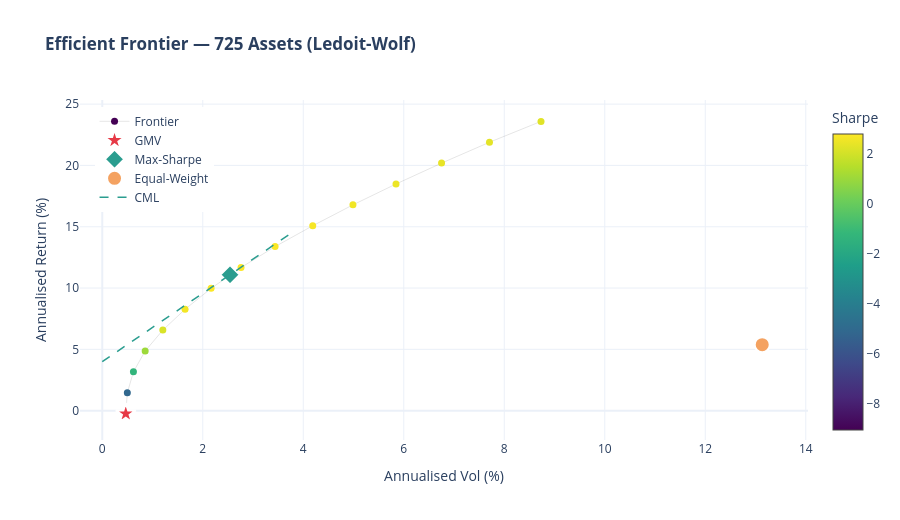

This figure's notebook cell:
### Code cell
# ── Efficient frontier chart ─────────────────────────────────
fig = go.Figure()
fig.add_trace(go.Scatter(
    x=EF["vol"]*100, y=EF["ret"]*100, mode="lines+markers",
    marker=dict(color=EF["sharpe"], colorscale="Viridis", size=7,
                colorbar=dict(title="Sharpe", x=1.02), showscale=True),
    line=dict(color="rgba(0,0,0,.1)", width=1), name="Frontier",
    hovertemplate="Vol %{x:.2f}%  Ret %{y:.2f}%  Sharpe %{marker.color:.3f}<extra></extra>"))
for lbl, s, sym, clr in [
    ("GMV",         S_GMV, "star",    "#E63946"),
    ("Max-Sharpe",  S_MS,  "diamond", "#2A9D8F"),
    ("Equal-Weight",S_EW,  "circle",  "#F4A261"),
]:
    fig.add_trace(go.Scatter(
        x=[s["vol"]*100], y=[s["ret"]*100], mode="markers",
        marker=dict(size=15, symbol=sym, color=clr,
                    line=dict(width=2, color="white")),
        name=lbl,
        hovertemplate=f"<b>{lbl}</b>  Sharpe={s['sharpe']:.3f}<extra></extra>"))
v_cml = np.linspace(0, S_MS["vol"]*1.5*100, 60)
fig.add_trace(go.Scatter(x=v_cml, y=CFG["rf"]*100 + S_MS["sharpe"]*v_cml,
    mode="lines", line=dict(dash="dash", color="#2A9D8F", width=1.5), name="CML"))
fig.update_layout(
    title=f"<b>Efficient Frontier — {N} Assets (Ledoit-Wolf)</b>",
    xaxis_title="Annualised Vol (%)", yaxis_title="Annualised Return (%)",
    hovermode="closest", template="plotly_white", height=520,
    legend=dict(x=0.02, y=0.98))
fig.show()

### Figure 1 — Plotly figure (JSON) as saved in the notebook; plotly's stock layout.template omitted (floating-point values rounded to 4 significant figures)
{"data": [{"hovertemplate": "Vol %{x:.2f}%  Ret %{y:.2f}%  Sharpe %{marker.color:.3f}<extra></extra>", "line": {"color": "rgba(0,0,0,.1)", "width": 1}, "marker": {"color": [-9.045, -5.083, -1.346, 1.015, 2.131, 2.592, 2.758, 2.78, 2.727, 2.645, 2.562, 2.478, 2.397, 2.322, 2.244], "colorbar": {"title": {"text": "Sharpe"}, "x": 1.02}, "colorscale": [[0, "#440154"], [0.1111, "#482878"], [0.2222, "#3e4989"], [0.3333, "#31688e"], [0.4444, "#26828e"], [0.5556, "#1f9e89"], [0.6667, "#35b779"], [0.7778, "#6ece58"], [0.8889, "#b5de2b"], [1, "#fde725"]], "showscale": true, "size": 7}, "mode": "lines+markers", "name": "Frontier", "type": "scatter", "x": [0.4683, 0.4992, 0.6206, 0.8543, 1.206, 1.648, 2.166, 2.762, 3.44, 4.189, 4.989, 5.846, 6.753, 7.706, 8.732], "y": [-0.2353, 1.462, 3.165, 4.867, 6.57, 8.272, 9.974, 11.68, 13.38, 15.08, 16.78, 18.49, 20.19, 21.89, 23.59]}, {"hovertemplate": "<b>GMV</b>  Sharpe=-9.055<extra></extra>", "marker": {"color": "#E63946", "line": {"color": "white", "width": 2}, "size": 15, "symbol": "star"}, "mode": "markers", "name": "GMV", "type": "scatter", "x": [0.4682], "y": [-0.2399]}, {"hovertemplate": "<b>Max-Sharpe</b>  Sharpe=2.786<extra></extra>", "marker": {"color": "#2A9D8F", "line": {"color": "white", "width": 2}, "size": 15, "symbol": "diamond"}, "mode": "markers", "name": "Max-Sharpe", "type": "scatter", "x": [2.543], "y": [11.09]}, {"hovertemplate": "<b>Equal-Weight</b>  Sharpe=0.106<extra></extra>", "marker": {"color": "#F4A261", "line": {"color": "white", "width": 2}, "size": 15, "symbol": "circle"}, "mode": "markers", "name": "Equal-Weight", "type": "scatter", "x": [13.13], "y": [5.387]}, {"line": {"color": "#2A9D8F", "dash": "dash", "width": 1.5}, "mode": "lines", "name": "CML", "type": "scatter", "x": [0, 0.06465, 0.1293, 0.1939, 0.2586, 0.3232, 0.3879, 0.4525, 0.5172, 0.5818, 0.6465, 0.7111, 0.7758, 0.8404, 0.9051, 0.9697, 1.034, 1.099, 1.164, 1.228, 1.293, 1.358, 1.422, 1.487, 1.552, 1.616, 1.681, 1.746, 1.81, 1.875, 1.939, 2.004, 2.069, 2.133, 2.198, 2.263, 2.327, 2.392, 2.457, 2.521, 2.586, 2.651, 2.715, 2.78, 2.845, 2.909, 2.974, 3.039, 3.103, 3.168, 3.232, 3.297, 3.362, 3.426, 3.491, 3.556, 3.62, 3.685, 3.75, 3.814], "y": [4, 4.18, 4.36, 4.54, 4.721, 4.901, 5.081, 5.261, 5.441, 5.621, 5.801, 5.981, 6.162, 6.342, 6.522, 6.702, 6.882, 7.062, 7.242, 7.423, 7.603, 7.783, 7.963, 8.143, 8.323, 8.503, 8.684, 8.864, 9.044, 9.224, 9.404, 9.584, 9.764, 9.944, 10.12, 10.3, 10.48, 10.67, 10.85, 11.03, 11.21, 11.39, 11.57, 11.75, 11.93, 12.11, 12.29, 12.47, 12.65, 12.83, 13.01, 13.19, 13.37, 13.55, 13.73, 13.91, 14.09, 14.27, 14.45, 14.63]}], "layout": {"height": 520, "hovermode": "closest", "legend": {"x": 0.02, "y": 0.98}, "title": {"text": "<b>Efficient Frontier — 725 Assets (Ledoit-Wolf)</b>"}, "xaxis": {"title": {"text": "Annualised Vol (%)"}}, "yaxis": {"title": {"text": "Annualised Return (%)"}}}}
